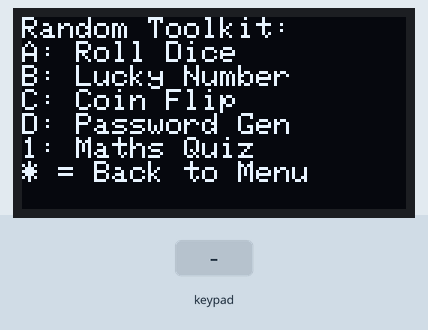
This sketch was run on a simulated ESP32. Parts: 128×64 one-colour display. The inputs (shaded band) are chosen by the test bench. Random numbers use the default seed unless the sketch sets one.

Above: at 1.2 s.
1.3 s: keypad keys 1 3 1 2 1 4 2 7 # pressed 0.4 s apart
At 3.4 s:
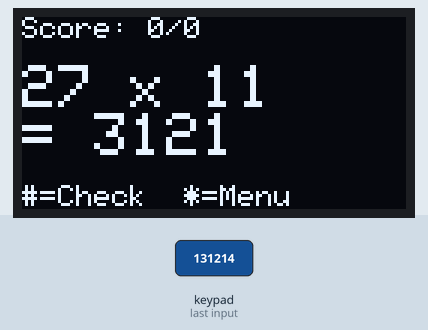
6.4 s: keypad keys 1 3 1 2 1 4 2 7 * pressed 0.4 s apart
At 8.2 s:
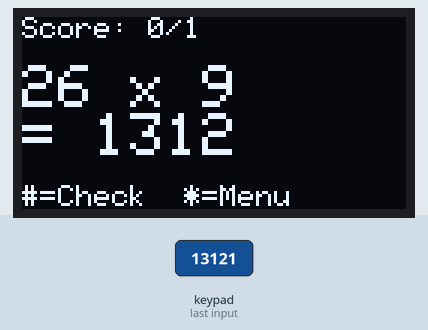
11.5 s: key 'A' pressed
At 12.6 s:
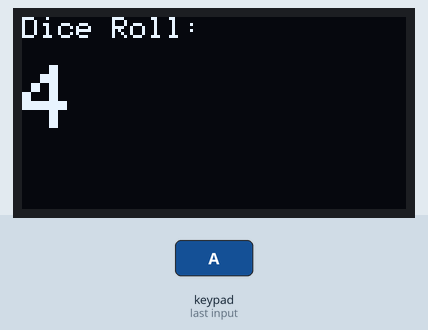
13.0 s: key 'B' pressed
At 13.7 s:
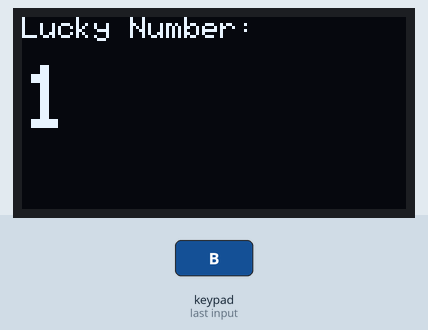
14.5 s: key 'C' pressed
At 14.9 s:
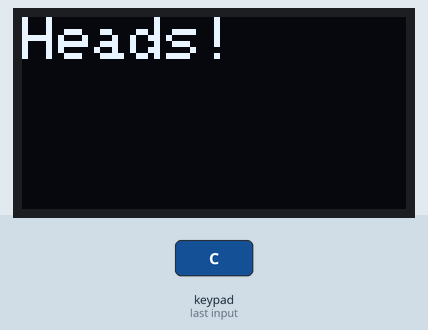
16.0 s: keypad keys 2 6 2 5 3 3 3 2 D pressed 0.4 s apart
At 19.6 s:
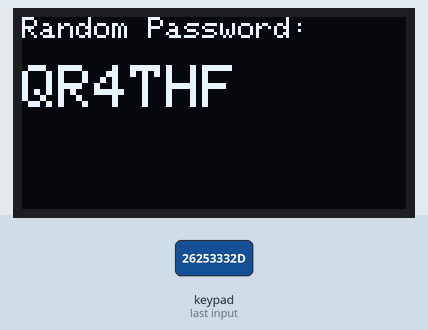
Timing chart, 0 to 21.1 s (numbered marks = the images above; inputs shaded):
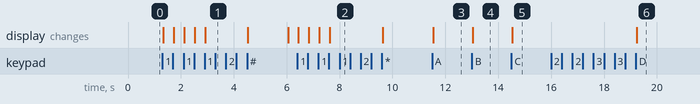

The sketch:

C4_Maths_Quiz.ino
```cpp
#include <Wire.h>
#include <Adafruit_GFX.h>
#include <Adafruit_SSD1306.h>
#include <Keypad.h>

#define SCREEN_WIDTH 128
#define SCREEN_HEIGHT 64
Adafruit_SSD1306 display(SCREEN_WIDTH, SCREEN_HEIGHT, &Wire, -1);

const byte ROWS = 4;
const byte COLS = 4;
char keys[ROWS][COLS] = {
  {'1','2','3','A'},
  {'4','5','6','B'},
  {'7','8','9','C'},
  {'*','0','#','D'}
};
byte rowPins[ROWS] = {13, 12, 14, 27};
byte colPins[COLS] = {26, 25, 33, 32};
Keypad keypad = Keypad(makeKeymap(keys), rowPins, colPins, ROWS, COLS);

// CHALLENGE 4: Maths Quiz
bool inQuiz = false;
int num1 = 0, num2 = 0;
String answer = "";
int score = 0;
int asked = 0;

void setup() {
  Serial.begin(115200);
  if (!display.begin(SSD1306_SWITCHCAPVCC, 0x3C)) {
    Serial.println("OLED not found");
    while (true);
  }
  // "Seed" the random generator with a little electrical noise
  // from an unused pin, so the results are different every time.
  randomSeed(analogRead(34));

  display.setTextColor(SSD1306_WHITE);
  showMenu();
}

void loop() {
  char key = keypad.getKey();
  if (!key) return;

  if (inQuiz) {                     // the quiz uses the keys differently
    handleQuizKey(key);
    return;
  }
  if (key == '1') {
    inQuiz = true;
    score = 0;
    asked = 0;
    newQuestion();
    return;
  }

  if (key == 'A') {
    rollDice();
  }
  else if (key == 'B') {
    pickLuckyNumber();
  }
  else if (key == 'C') {
    flipCoin();
  }
  else if (key == 'D') {
    generatePassword();
  }
  else if (key == '*') {
    showMenu();
  }
}

void showMenu() {
  display.clearDisplay();
  display.setTextSize(1);
  display.setCursor(0, 0);
  display.println("Random Toolkit:");
  display.println("A: Roll Dice");
  display.println("B: Lucky Number");
  display.println("C: Coin Flip");
  display.println("D: Password Gen");
  display.println("1: Maths Quiz");
  display.println("* = Back to Menu");
  display.display();
}

void rollDice() {
  int result = random(1, 7);     // 1 to 6 ("stops before max" rule!)
  display.clearDisplay();
  display.setTextSize(1);
  display.setCursor(0, 0);
  display.println("Dice Roll:");
  display.setCursor(0, 16);   // row 16: below the yellow strip
  display.setTextSize(3);
  display.println(result);
  display.display();
}

void pickLuckyNumber() {
  int result = random(1, 101);   // 1 to 100
  display.clearDisplay();
  display.setTextSize(1);
  display.setCursor(0, 0);
  display.println("Lucky Number:");
  display.setCursor(0, 16);   // row 16: below the yellow strip
  display.setTextSize(3);
  display.println(result);
  display.display();
}

void flipCoin() {
  int result = random(0, 2);     // 0 or 1
  display.clearDisplay();
  display.setTextSize(2);
  display.setCursor(0, 0);
  if (result == 0) {
    display.println("Heads!");
  } else {
    display.println("Tails!");
  }
  display.display();
}

void generatePassword() {
  // Letters I and O, and numbers 0 and 1, are left out on purpose:
  // they are easy to confuse when you read them on a small screen.
  const char charset[] = "ABCDEFGHJKLMNPQRSTUVWXYZ23456789";
  String password = "";
  int charsetLength = 32;        // number of characters in charset

  for (int i = 0; i < 6; i++) {
    int randomIndex = random(0, charsetLength);
    password += charset[randomIndex];
  }

  display.clearDisplay();
  display.setTextSize(1);
  display.setCursor(0, 0);
  display.println("Random Password:");
  display.setCursor(0, 16);   // row 16: below the yellow strip
  display.setTextSize(2);
  display.println(password);
  display.display();
}

// ---------- CHALLENGE 4: MATHS QUIZ ----------
void newQuestion() {
  num1 = random(11, 31);          // 11 to 30
  num2 = random(2, 20);           // 2 to 19
  answer = "";
  showQuestion();
}

void showQuestion() {
  display.clearDisplay();
  display.setTextSize(1);
  display.setCursor(0, 0);
  display.print("Score: ");
  display.print(score);
  display.print("/");
  display.println(asked);
  display.setCursor(0, 16);   // row 16: below the yellow strip
  display.setTextSize(2);
  display.print(num1);
  display.print(" x ");
  display.println(num2);
  display.print("= ");
  display.println(answer);
  display.setTextSize(1);
  display.setCursor(0, 56);
  display.print("#=Check  *=Menu");
  display.display();
}

void handleQuizKey(char key) {
  if (key == '*') {                 // leave the quiz
    inQuiz = false;
    showMenu();
  }
  else if (key >= '0' && key <= '9' && answer.length() < 4) {
    answer += key;                  // collect digits (like Project 2)
    showQuestion();
  }
  else if (key == '#' && answer.length() > 0) {
    asked++;
    int correct = num1 * num2;
    display.clearDisplay();
    display.setTextSize(2);
    display.setCursor(0, 0);
    if (answer.toInt() == correct) {
      score++;
      display.println("Correct!");
    } else {
      display.println("Wrong!");
      display.setTextSize(1);
      display.print("Answer: ");
      display.println(correct);
    }
    display.display();
    delay(1500);
    newQuestion();
  }
}
```

Measured:
- after the input at 1.3 s, the display: first changes at once (image 1 shows a later state)
- after the input at 6.4 s, the display: first changes at once (image 2 shows a later state)
- after the input at 11.5 s, the display: changes at once (image 3)
- after the input at 13.0 s, the display: changes at once (image 4)
- after the input at 14.5 s, the display: changes at once (image 5)
- after the input at 16.0 s, the display: changes after 3.2 s (image 6)
